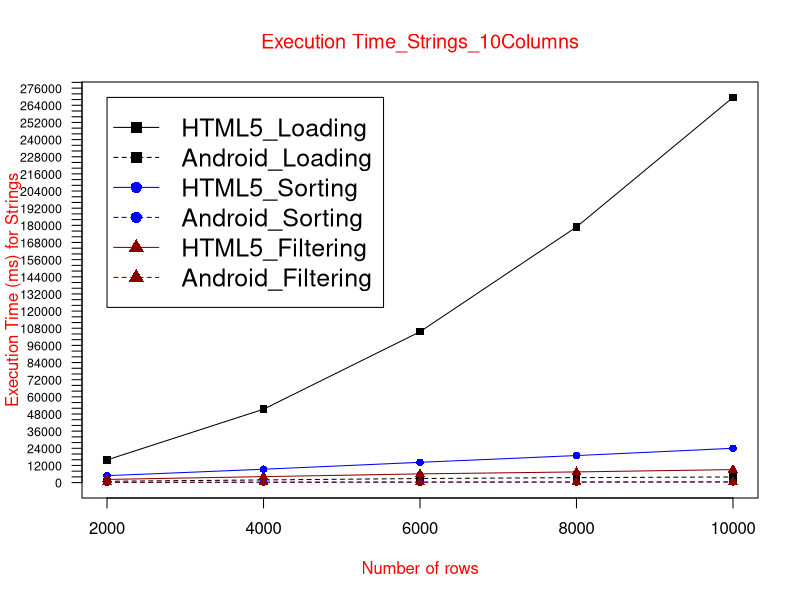

Here is the R script that generated this plot:
data <- read.table("ETstr10col.txt", header = TRUE)

max_y <- max(data)
plot_colors <- c("black", "blue", "red4")
png(filename="ETstr10Col.png", height = 1000, width = 1300, bg = "white")
plot(data$HTML5_Loading, type = "o", col = plot_colors[1], pch=15,  ylim=c(0,max_y), axes=FALSE, ann=FALSE)
axis(1, at=1:5, lab=c("2000", "4000", "6000", "8000", "10000"))
axis(2, las=1, at=4000*0:max_y, cex.axis = 0.75)

box()
lines(data$Android_Loading, type="o", pch=15, lty=2, col=plot_colors[1])
lines(data$HTML5_Sorting, type="o", pch=16, lty=1,  col=plot_colors[2])
lines(data$Android_Sorting, type="o", pch=16, lty=2,  col=plot_colors[2])   
lines(data$HTML5_Filtering, type="o", pch=17, lty=1, col=plot_colors[3])
lines(data$Android_Filtering, type="o", pch=17, lty=2,   col=plot_colors[3])

title(main="Execution Time_Strings_10Columns", col.main="red", font.main=6)
title(xlab= "Number of rows", col.lab="red")
title(ylab= "Execution Time (ms) for Strings", col.lab="red")
legend(1, max_y, names(data), cex=1.5, col=c("black", "black","blue", "blue","red4","red4"), pch=c(15,15,16,16,17,17), lty=c(1,2,1,2,1,2));

dev.off()
